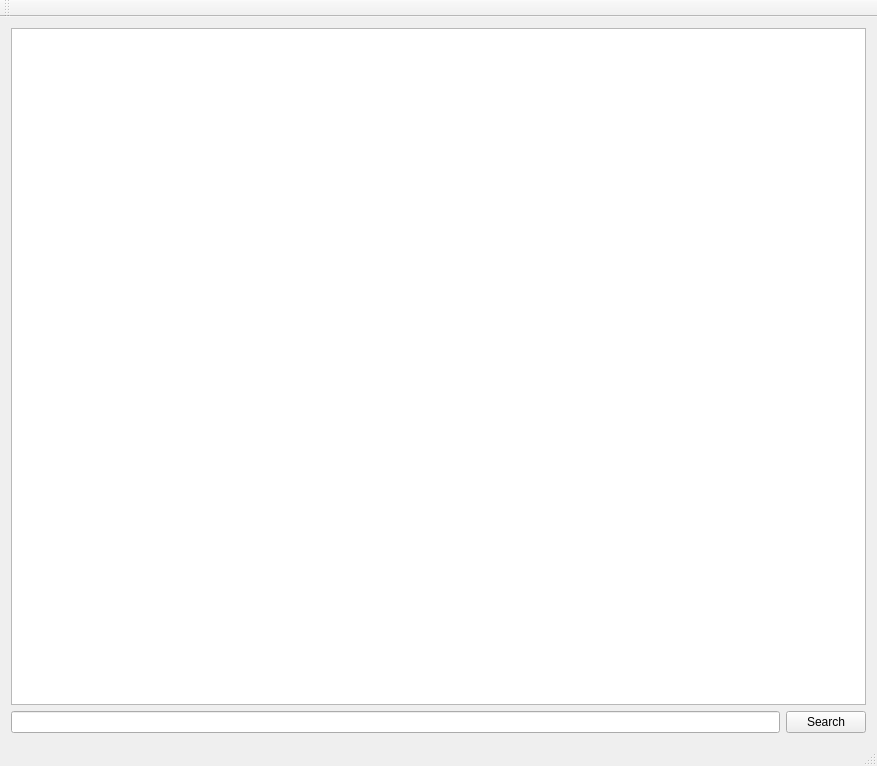
<?xml version="1.0" encoding="UTF-8"?>
<ui version="4.0">
 <class>MainWindow</class>
 <widget class="QMainWindow" name="MainWindow">
  <property name="geometry">
   <rect>
    <x>0</x>
    <y>0</y>
    <width>877</width>
    <height>766</height>
   </rect>
  </property>
  <property name="windowTitle">
   <string>MainWindow</string>
  </property>
  <widget class="QWidget" name="centralWidget">
   <layout class="QHBoxLayout" name="horizontalLayout_2">
    <item>
     <layout class="QVBoxLayout" name="verticalLayout">
      <item>
       <widget class="QTableView" name="tableView"/>
      </item>
      <item>
       <layout class="QHBoxLayout" name="horizontalLayout">
        <item>
         <widget class="QLineEdit" name="lineEdit"/>
        </item>
        <item>
         <widget class="QPushButton" name="pushButton">
          <property name="text">
           <string>Search</string>
          </property>
         </widget>
        </item>
       </layout>
      </item>
     </layout>
    </item>
   </layout>
  </widget>
  <widget class="QMenuBar" name="menuBar">
   <property name="geometry">
    <rect>
     <x>0</x>
     <y>0</y>
     <width>877</width>
     <height>20</height>
    </rect>
   </property>
  </widget>
  <widget class="QToolBar" name="mainToolBar">
   <attribute name="toolBarArea">
    <enum>TopToolBarArea</enum>
   </attribute>
   <attribute name="toolBarBreak">
    <bool>false</bool>
   </attribute>
  </widget>
  <widget class="QStatusBar" name="statusBar"/>
 </widget>
 <layoutdefault spacing="6" margin="11"/>
 <resources/>
 <connections/>
</ui>
